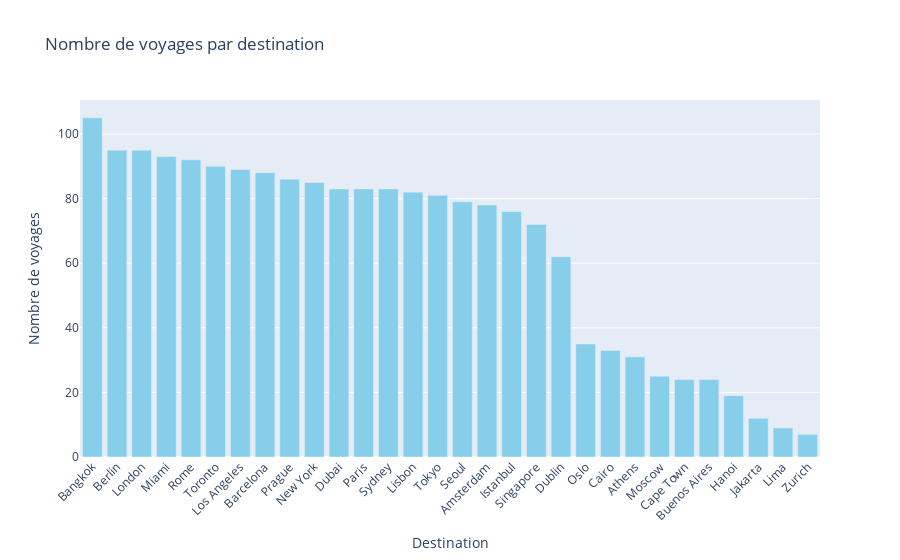

The cell this chart's notebook holds for it:
### Markdown cell above
Compter le nombre de voyages par destination permet d'identifier les destinations populaires, ce qui peut influencer les choix d'hébergement et de transport, et ainsi affecter la durée et le coût des voyages en fonction des préférences des voyageurs.

### Code cell
df = pd.read_csv('travel_data_modified.csv')

# Compter le nombre de voyages par destination
destination_counts = df['Destination'].value_counts().reset_index()
destination_counts.columns = ['Destination', 'Count']

# Créer un graphique à barres
fig = go.Figure(data=[go.Bar(x=destination_counts['Destination'], y=destination_counts['Count'], marker=dict(color='skyblue'))])

fig.update_layout(
    title='Nombre de voyages par destination',
    xaxis_title='Destination',
    yaxis_title='Nombre de voyages',
    xaxis_tickangle=-45  # Pour éviter que les étiquettes des destinations se chevauchent
)

# Afficher le graphique
fig.show()

### Figure 1 — Plotly figure (JSON) as saved in the notebook; plotly's stock layout.template omitted (floating-point values rounded to 4 significant figures)
{"data": [{"marker": {"color": "skyblue"}, "type": "bar", "x": ["Bangkok", "Berlin", "London", "Miami", "Rome", "Toronto", "Los Angeles", "Barcelona", "Prague", "New York", "Dubai", "Paris", "Sydney", "Lisbon", "Tokyo", "Seoul", "Amsterdam", "Istanbul", "Singapore", "Dublin", "Oslo", "Cairo", "Athens", "Moscow", "Cape Town", "Buenos Aires", "Hanoi", "Jakarta", "Lima", "Zurich"], "y": [105, 95, 95, 93, 92, 90, 89, 88, 86, 85, 83, 83, 83, 82, 81, 79, 78, 76, 72, 62, 35, 33, 31, 25, 24, 24, 19, 12, 9, 7]}], "layout": {"title": {"text": "Nombre de voyages par destination"}, "xaxis": {"tickangle": -45, "title": {"text": "Destination"}}, "yaxis": {"title": {"text": "Nombre de voyages"}}}}
